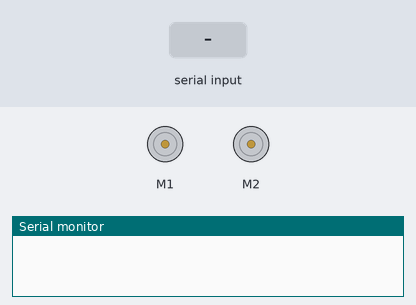
The sketch below on a simulated Arduino Uno, built with avr-gcc and run on an emulated ATmega328P. On the bench: 2 × DC motor (green arrow = forward, orange = backward, longer = faster), the last lines printed to the serial monitor. Inputs (shaded band) come from the test bench.

Above: at 1.2 s.
1.3 s: "1" received over Serial
At 2.3 s:
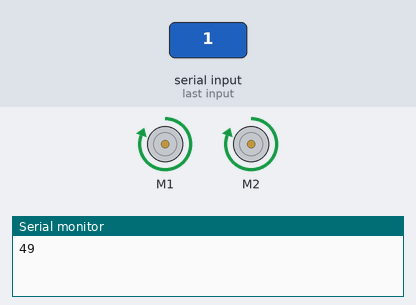
2.8 s: "2" received over Serial
At 3.5 s:
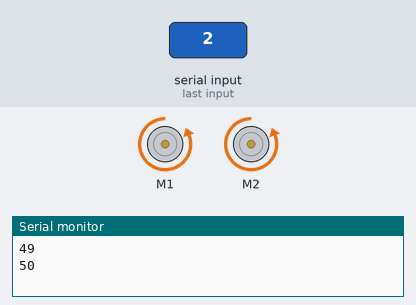
4.3 s: "3" received over Serial
At 4.6 s:
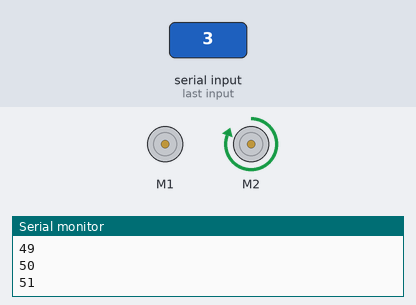
5.8 s: "4" received over Serial
At 7.0 s:
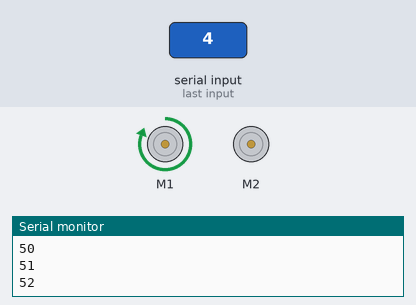
7.3 s: "0" received over Serial
At 8.1 s:
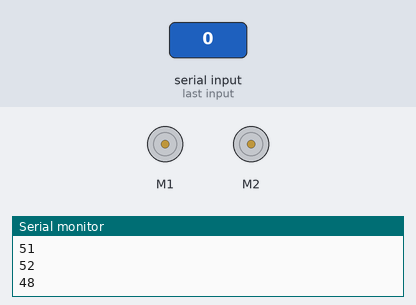
Timing chart, 0 to 9.8 s (numbered marks = the images above; inputs shaded):
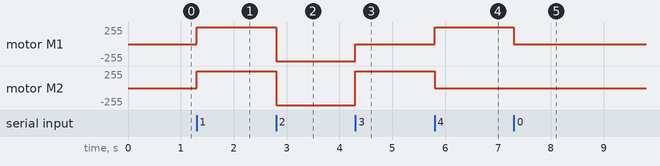

Measured:
- after the input at 1.3 s, motor M1, motor M2: stopped → forward 255/255 at once
- after the input at 2.8 s, motor M1, motor M2: forward 255/255 → backward 255/255 at once
- after the input at 4.3 s, motor M1: backward 255/255 → stopped at once; motor M2: backward 255/255 → forward 255/255 at once
- after the input at 5.8 s, motor M1: stopped → forward 255/255 at once; motor M2: forward 255/255 → stopped at once
- after the input at 7.3 s, motor M1: forward 255/255 → stopped at once

The sketch:

Bluetooth_Robot.ino
```cpp
/*
Designed and Developed by:
 "YOUNG INNOVATORS EDUCATIONAL SERVICES PVT. LTD."


NOTE:
 YOU HAVE TO INSTALL THE AFMOTOR LIBRARY BEFORE UPLOAD THE CODE//
 GO TO SKETCH >> INCLUDE LIBRARY >> ADD .ZIP LIBRARY >> SELECT AF MOTOR ZIP FILE //

*/

#include <AFMotor.h>

AF_DCMotor motor1(1);
AF_DCMotor motor2(2);

int state;

void setup()
{
  Serial.begin(9600);
  motor1.setSpeed(255);
  motor2.setSpeed(255);
  Stop();
}

void loop()
{

 if(Serial.available() > 0)
 {
   state = Serial.read();
   Serial.println(state);
  }

 if(state=='1') //Forward
 {
  forward();
 }

 if(state=='2') //Back
 {
  backward();
 }

 if(state=='3')//Right
 {
  right();
 }

 if(state=='4')//Left
 {
  left();
 }

 if(state=='0') //Stop
 {
  Stop();
 }

}

void forward()
{
  motor1.run(FORWARD);
  motor2.run(FORWARD);
}

void backward()
{
  motor1.run(BACKWARD);
  motor2.run(BACKWARD);
}

void left()
{
  motor1.run(FORWARD);
  motor2.run(RELEASE);
}

void right()
{
  motor1.run(RELEASE);
  motor2.run(FORWARD);
}

void Stop()
{
  motor1.run(RELEASE);
  motor2.run(RELEASE);
}
```
